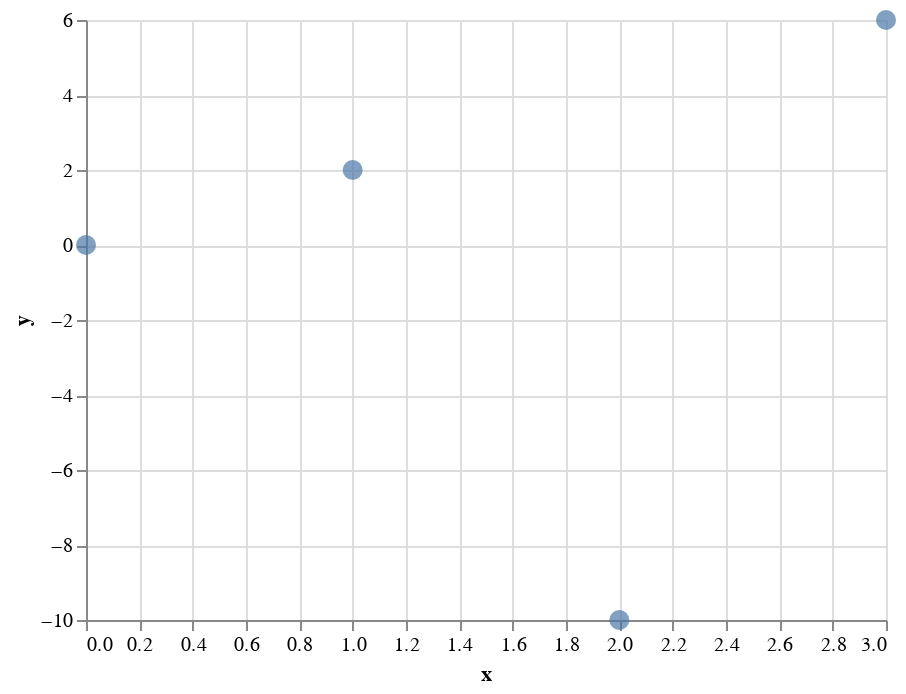

Notebook source saved alongside this figure:
### Code cell
c = alt.Chart(df).mark_circle(size=100).encode(
    x="x",
    y="y"
)

c

### Figure 1 — Vega-Lite specification as saved in the notebook (floating-point values rounded to 4 significant figures)
{"config": {"view": {"continuousWidth": 400, "continuousHeight": 300}}, "data": {"name": "data-dd2f37c2feb906cd9c4f4b68fb9fb7ee"}, "mark": {"type": "circle", "size": 100}, "encoding": {"x": {"field": "x", "type": "quantitative"}, "y": {"field": "y", "type": "quantitative"}}, "$schema": "https://vega.github.io/schema/vega-lite/v4.17.0.json", "datasets": {"data-dd2f37c2feb906cd9c4f4b68fb9fb7ee": [{"x": 0, "y": 0}, {"x": 1, "y": 2}, {"x": 2, "y": -10}, {"x": 3, "y": 6}]}}
